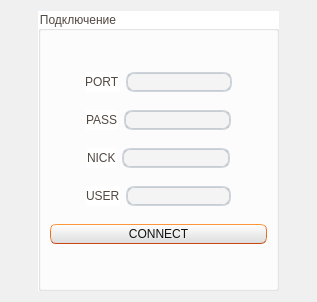
<?xml version="1.0" encoding="UTF-8"?>
<ui version="4.0">
 <class>Form</class>
 <widget class="QDialog" name="Form">
  <property name="geometry">
   <rect>
    <x>0</x>
    <y>0</y>
    <width>317</width>
    <height>302</height>
   </rect>
  </property>
  <property name="windowTitle">
   <string>Info</string>
  </property>
  <property name="styleSheet">
   <string notr="true">background-color:#f0f0f0;</string>
  </property>
  <layout class="QHBoxLayout" name="horizontalLayout_5">
   <item>
    <spacer name="horizontalSpacer_9">
     <property name="orientation">
      <enum>Qt::Horizontal</enum>
     </property>
     <property name="sizeHint" stdset="0">
      <size>
       <width>40</width>
       <height>20</height>
      </size>
     </property>
    </spacer>
   </item>
   <item>
    <widget class="QGroupBox" name="groupBox">
     <property name="styleSheet">
      <string notr="true">color:rgb(81,72,65);
	background: #ffffff;</string>
     </property>
     <property name="title">
      <string>Подключение</string>
     </property>
     <layout class="QVBoxLayout" name="verticalLayout">
      <item>
       <spacer name="horizontalSpacer_11">
        <property name="orientation">
         <enum>Qt::Horizontal</enum>
        </property>
        <property name="sizeHint" stdset="0">
         <size>
          <width>40</width>
          <height>20</height>
         </size>
        </property>
       </spacer>
      </item>
      <item>
       <layout class="QHBoxLayout" name="horizontalLayout_4">
        <item>
         <spacer name="horizontalSpacer">
          <property name="orientation">
           <enum>Qt::Horizontal</enum>
          </property>
          <property name="sizeHint" stdset="0">
           <size>
            <width>40</width>
            <height>20</height>
           </size>
          </property>
         </spacer>
        </item>
        <item>
         <widget class="QLabel" name="label_4">
          <property name="text">
           <string>PORT</string>
          </property>
         </widget>
        </item>
        <item>
         <widget class="QLineEdit" name="lineport">
          <property name="styleSheet">
           <string notr="true">border-width: 2px;
    border-radius: 8px;
    border-style: solid;
    border-top-color: qlineargradient(spread:pad, x1:0.5, y1:1, x2:0.5, y2:0, stop:0 #c1c9cf, stop:1 #d2d8dd);
    border-right-color: qlineargradient(spread:pad, x1:0, y1:0, x2:1, y2:0, stop:0 #c1c9cf, stop:1 #d2d8dd);
    border-bottom-color: qlineargradient(spread:pad, x1:0.5, y1:0, x2:0.5, y2:1, stop:0 #c1c9cf, stop:1 #d2d8dd);
    border-left-color: qlineargradient(spread:pad, x1:1, y1:0, x2:0, y2:0, stop:0 #c1c9cf, stop:1 #d2d8dd);
    background-color: #f4f4f4;
    color: #3d3d3d;</string>
          </property>
         </widget>
        </item>
        <item>
         <spacer name="horizontalSpacer_2">
          <property name="orientation">
           <enum>Qt::Horizontal</enum>
          </property>
          <property name="sizeHint" stdset="0">
           <size>
            <width>40</width>
            <height>20</height>
           </size>
          </property>
         </spacer>
        </item>
       </layout>
      </item>
      <item>
       <layout class="QHBoxLayout" name="horizontalLayout">
        <item>
         <spacer name="horizontalSpacer_3">
          <property name="orientation">
           <enum>Qt::Horizontal</enum>
          </property>
          <property name="sizeHint" stdset="0">
           <size>
            <width>40</width>
            <height>20</height>
           </size>
          </property>
         </spacer>
        </item>
        <item>
         <widget class="QLabel" name="label">
          <property name="text">
           <string>PASS</string>
          </property>
         </widget>
        </item>
        <item>
         <widget class="QLineEdit" name="linepass">
          <property name="styleSheet">
           <string notr="true">border-width: 2px;
    border-radius: 8px;
    border-style: solid;
    border-top-color: qlineargradient(spread:pad, x1:0.5, y1:1, x2:0.5, y2:0, stop:0 #c1c9cf, stop:1 #d2d8dd);
    border-right-color: qlineargradient(spread:pad, x1:0, y1:0, x2:1, y2:0, stop:0 #c1c9cf, stop:1 #d2d8dd);
    border-bottom-color: qlineargradient(spread:pad, x1:0.5, y1:0, x2:0.5, y2:1, stop:0 #c1c9cf, stop:1 #d2d8dd);
    border-left-color: qlineargradient(spread:pad, x1:1, y1:0, x2:0, y2:0, stop:0 #c1c9cf, stop:1 #d2d8dd);
    background-color: #f4f4f4;
    color: #3d3d3d;</string>
          </property>
         </widget>
        </item>
        <item>
         <spacer name="horizontalSpacer_4">
          <property name="orientation">
           <enum>Qt::Horizontal</enum>
          </property>
          <property name="sizeHint" stdset="0">
           <size>
            <width>40</width>
            <height>20</height>
           </size>
          </property>
         </spacer>
        </item>
       </layout>
      </item>
      <item>
       <layout class="QHBoxLayout" name="horizontalLayout_2">
        <item>
         <spacer name="horizontalSpacer_5">
          <property name="orientation">
           <enum>Qt::Horizontal</enum>
          </property>
          <property name="sizeHint" stdset="0">
           <size>
            <width>40</width>
            <height>20</height>
           </size>
          </property>
         </spacer>
        </item>
        <item>
         <widget class="QLabel" name="label_2">
          <property name="text">
           <string>NICK</string>
          </property>
         </widget>
        </item>
        <item>
         <widget class="QLineEdit" name="linenick">
          <property name="styleSheet">
           <string notr="true">border-width: 2px;
    border-radius: 8px;
    border-style: solid;
    border-top-color: qlineargradient(spread:pad, x1:0.5, y1:1, x2:0.5, y2:0, stop:0 #c1c9cf, stop:1 #d2d8dd);
    border-right-color: qlineargradient(spread:pad, x1:0, y1:0, x2:1, y2:0, stop:0 #c1c9cf, stop:1 #d2d8dd);
    border-bottom-color: qlineargradient(spread:pad, x1:0.5, y1:0, x2:0.5, y2:1, stop:0 #c1c9cf, stop:1 #d2d8dd);
    border-left-color: qlineargradient(spread:pad, x1:1, y1:0, x2:0, y2:0, stop:0 #c1c9cf, stop:1 #d2d8dd);
    background-color: #f4f4f4;
    color: #3d3d3d;</string>
          </property>
         </widget>
        </item>
        <item>
         <spacer name="horizontalSpacer_6">
          <property name="orientation">
           <enum>Qt::Horizontal</enum>
          </property>
          <property name="sizeHint" stdset="0">
           <size>
            <width>40</width>
            <height>20</height>
           </size>
          </property>
         </spacer>
        </item>
       </layout>
      </item>
      <item>
       <layout class="QHBoxLayout" name="horizontalLayout_3">
        <item>
         <spacer name="horizontalSpacer_7">
          <property name="orientation">
           <enum>Qt::Horizontal</enum>
          </property>
          <property name="sizeHint" stdset="0">
           <size>
            <width>40</width>
            <height>20</height>
           </size>
          </property>
         </spacer>
        </item>
        <item>
         <widget class="QLabel" name="label_3">
          <property name="text">
           <string>USER</string>
          </property>
         </widget>
        </item>
        <item>
         <widget class="QLineEdit" name="lineuser">
          <property name="styleSheet">
           <string notr="true">border-width: 2px;
    border-radius: 8px;
    border-style: solid;
    border-top-color: qlineargradient(spread:pad, x1:0.5, y1:1, x2:0.5, y2:0, stop:0 #c1c9cf, stop:1 #d2d8dd);
    border-right-color: qlineargradient(spread:pad, x1:0, y1:0, x2:1, y2:0, stop:0 #c1c9cf, stop:1 #d2d8dd);
    border-bottom-color: qlineargradient(spread:pad, x1:0.5, y1:0, x2:0.5, y2:1, stop:0 #c1c9cf, stop:1 #d2d8dd);
    border-left-color: qlineargradient(spread:pad, x1:1, y1:0, x2:0, y2:0, stop:0 #c1c9cf, stop:1 #d2d8dd);
    background-color: #f4f4f4;
    color: #3d3d3d;</string>
          </property>
         </widget>
        </item>
        <item>
         <spacer name="horizontalSpacer_8">
          <property name="orientation">
           <enum>Qt::Horizontal</enum>
          </property>
          <property name="sizeHint" stdset="0">
           <size>
            <width>40</width>
            <height>20</height>
           </size>
          </property>
         </spacer>
        </item>
       </layout>
      </item>
      <item>
       <widget class="QPushButton" name="pushButton">
        <property name="styleSheet">
         <string notr="true">color:rgb(17,17,17);
	border-width: 1px;
	border-radius:6px;
	border-top-color: rgb(255,150,60);
	border-right-color: qlineargradient(spread:pad, x1:0, y1:1, x2:1, y2:0, stop:0 rgba(200, 70, 20, 255), stop:1 rgba(255,150,60, 255));
	border-left-color:  qlineargradient(spread:pad, x1:1, y1:0, x2:0, y2:0, stop:0 rgba(200, 70, 20, 255), stop:1 rgba(255,150,60, 255));
	border-bottom-color: rgb(200,70,20);
	border-style: solid;
	padding: 2px;
	background-color: qlineargradient(spread:pad, x1:0.5, y1:1, x2:0.5, y2:0, stop:0 rgba(220, 220, 220, 255), stop:1 rgba(255, 255, 255, 255));</string>
        </property>
        <property name="text">
         <string>CONNECT</string>
        </property>
       </widget>
      </item>
      <item>
       <spacer name="horizontalSpacer_12">
        <property name="orientation">
         <enum>Qt::Horizontal</enum>
        </property>
        <property name="sizeHint" stdset="0">
         <size>
          <width>40</width>
          <height>20</height>
         </size>
        </property>
       </spacer>
      </item>
     </layout>
    </widget>
   </item>
   <item>
    <spacer name="horizontalSpacer_10">
     <property name="orientation">
      <enum>Qt::Horizontal</enum>
     </property>
     <property name="sizeHint" stdset="0">
      <size>
       <width>40</width>
       <height>20</height>
      </size>
     </property>
    </spacer>
   </item>
  </layout>
 </widget>
 <resources/>
 <connections/>
</ui>
